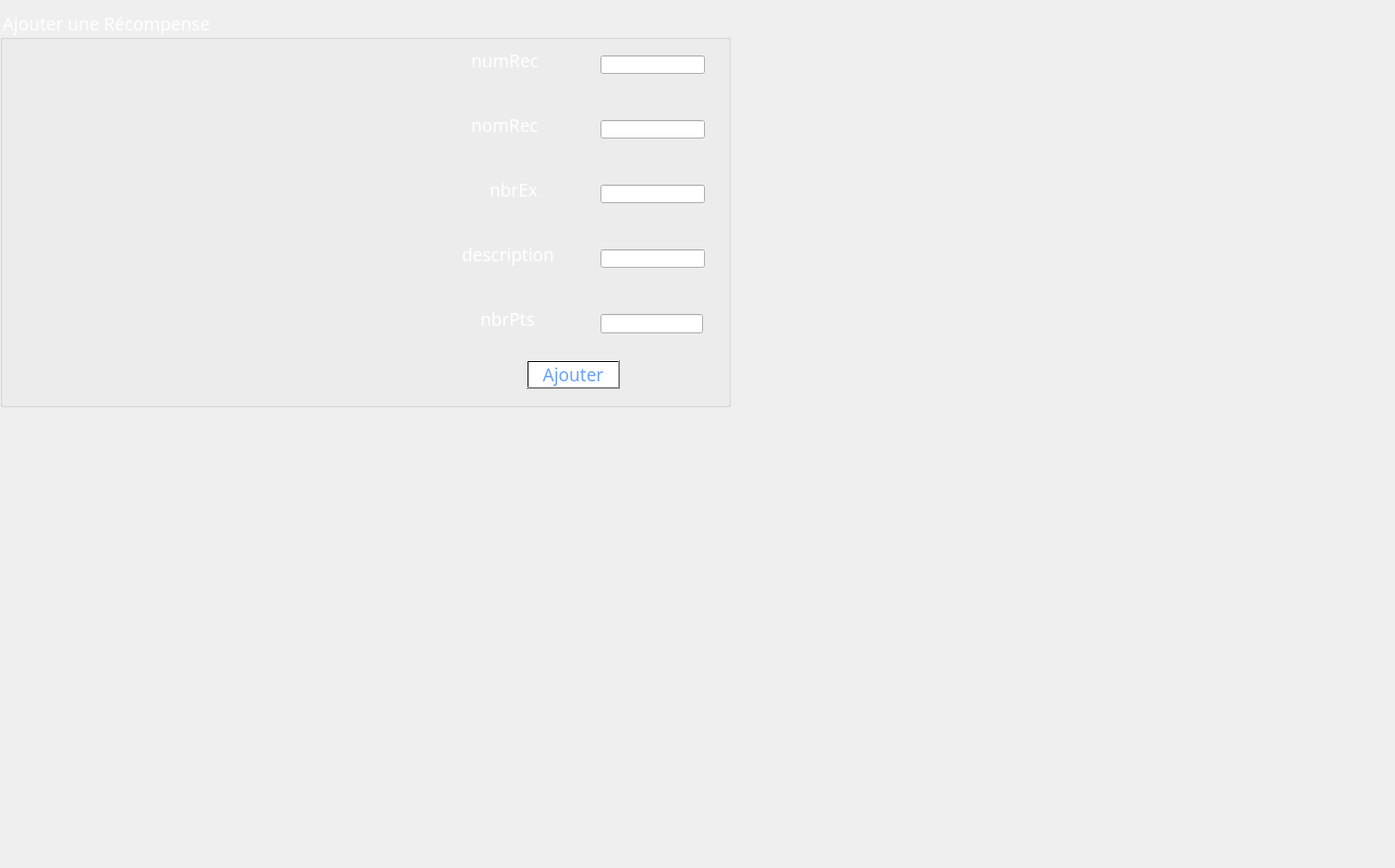
     <widget class="QWidget" name="ajouterRecompense">
      <attribute name="title">
       <string>Ajouter</string>
      </attribute>
      <widget class="QGroupBox" name="ajouterRecompense_2">
       <property name="geometry">
        <rect>
         <x>0</x>
         <y>10</y>
         <width>791</width>
         <height>431</height>
        </rect>
       </property>
       <property name="font">
        <font>
         <family>Rockwell</family>
         <pointsize>14</pointsize>
         <weight>50</weight>
         <italic>false</italic>
         <bold>false</bold>
        </font>
       </property>
       <property name="styleSheet">
        <string notr="true">color:rgb(255, 255, 255);
</string>
       </property>
       <property name="title">
        <string>Ajouter une Récompense</string>
       </property>
       <property name="flat">
        <bool>false</bool>
       </property>
       <property name="checkable">
        <bool>false</bool>
       </property>
       <widget class="QLabel" name="nbrPts_label_2">
        <property name="geometry">
         <rect>
          <x>520</x>
          <y>320</y>
          <width>111</width>
          <height>31</height>
         </rect>
        </property>
        <property name="font">
         <font>
          <family>Rockwell</family>
          <pointsize>14</pointsize>
          <weight>50</weight>
          <italic>false</italic>
          <bold>false</bold>
         </font>
        </property>
        <property name="text">
         <string>nbrPts</string>
        </property>
       </widget>
       <widget class="QLabel" name="numRec_label">
        <property name="geometry">
         <rect>
          <x>510</x>
          <y>40</y>
          <width>111</width>
          <height>31</height>
         </rect>
        </property>
        <property name="font">
         <font>
          <family>Rockwell</family>
          <pointsize>14</pointsize>
          <weight>50</weight>
          <italic>false</italic>
          <bold>false</bold>
         </font>
        </property>
        <property name="text">
         <string>numRec</string>
        </property>
       </widget>
       <widget class="QLabel" name="nbrEx_label">
        <property name="geometry">
         <rect>
          <x>530</x>
          <y>180</y>
          <width>91</width>
          <height>31</height>
         </rect>
        </property>
        <property name="font">
         <font>
          <family>Rockwell</family>
          <pointsize>14</pointsize>
          <weight>50</weight>
          <italic>false</italic>
          <bold>false</bold>
         </font>
        </property>
        <property name="text">
         <string>nbrEx</string>
        </property>
       </widget>
       <widget class="QLabel" name="nomRec_label">
        <property name="geometry">
         <rect>
          <x>510</x>
          <y>110</y>
          <width>111</width>
          <height>31</height>
         </rect>
        </property>
        <property name="font">
         <font>
          <family>Rockwell</family>
          <pointsize>14</pointsize>
          <weight>50</weight>
          <italic>false</italic>
          <bold>false</bold>
         </font>
        </property>
        <property name="text">
         <string>nomRec</string>
        </property>
       </widget>
       <widget class="QLabel" name="description_label">
        <property name="geometry">
         <rect>
          <x>500</x>
          <y>250</y>
          <width>131</width>
          <height>31</height>
         </rect>
        </property>
        <property name="font">
         <font>
          <family>Rockwell</family>
          <pointsize>14</pointsize>
          <weight>50</weight>
          <italic>false</italic>
          <bold>false</bold>
         </font>
        </property>
        <property name="text">
         <string>description</string>
        </property>
       </widget>
       <widget class="QLineEdit" name="numRec_3">
        <property name="geometry">
         <rect>
          <x>650</x>
          <y>50</y>
          <width>113</width>
          <height>20</height>
         </rect>
        </property>
       </widget>
       <widget class="QLineEdit" name="type">
        <property name="geometry">
         <rect>
          <x>650</x>
          <y>120</y>
          <width>113</width>
          <height>20</height>
         </rect>
        </property>
       </widget>
       <widget class="QLineEdit" name="nbrEx">
        <property name="geometry">
         <rect>
          <x>650</x>
          <y>190</y>
          <width>113</width>
          <height>20</height>
         </rect>
        </property>
       </widget>
       <widget class="QLineEdit" name="nbrPts_3">
        <property name="geometry">
         <rect>
          <x>650</x>
          <y>330</y>
          <width>111</width>
          <height>21</height>
         </rect>
        </property>
       </widget>
       <widget class="QLineEdit" name="description">
        <property name="geometry">
         <rect>
          <x>650</x>
          <y>260</y>
          <width>113</width>
          <height>20</height>
         </rect>
        </property>
       </widget>
       <widget class="QPushButton" name="ajouterRec_2">
        <property name="geometry">
         <rect>
          <x>570</x>
          <y>380</y>
          <width>101</width>
          <height>31</height>
         </rect>
        </property>
        <property name="font">
         <font>
          <family>Rockwell</family>
          <pointsize>14</pointsize>
          <weight>50</weight>
          <italic>false</italic>
          <bold>false</bold>
         </font>
        </property>
        <property name="styleSheet">
         <string notr="true">background-color: qlineargradient(spread:pad, x1:1, y1:0, x2:1, y2:0, stop:0.919598 rgba(255, 255, 255), stop:0.98 rgba(0, 0, 0, 255), stop:1 rgba(235, 148, 61, 255));
color:rgb(103, 161, 255);
</string>
        </property>
        <property name="text">
         <string>Ajouter</string>
        </property>
       </widget>
      </widget>
      <widget class="QLabel" name="label_photo_16">
       <property name="geometry">
        <rect>
         <x>-80</x>
         <y>-20</y>
         <width>1501</width>
         <height>931</height>
        </rect>
       </property>
       <property name="text">
        <string/>
       </property>
       <property name="pixmap">
        <pixmap>../imagesQT/mailingback.jpg</pixmap>
       </property>
      </widget>
      <widget class="QLabel" name="label_39">
       <property name="geometry">
        <rect>
         <x>-160</x>
         <y>-60</y>
         <width>951</width>
         <height>531</height>
        </rect>
       </property>
       <property name="styleSheet">
        <string notr="true">background:url(:/7.jpg)</string>
       </property>
       <property name="text">
        <string/>
       </property>
      </widget>
      <zorder>label_39</zorder>
      <zorder>label_photo_16</zorder>
      <zorder>ajouterRecompense_2</zorder>
     </widget>
